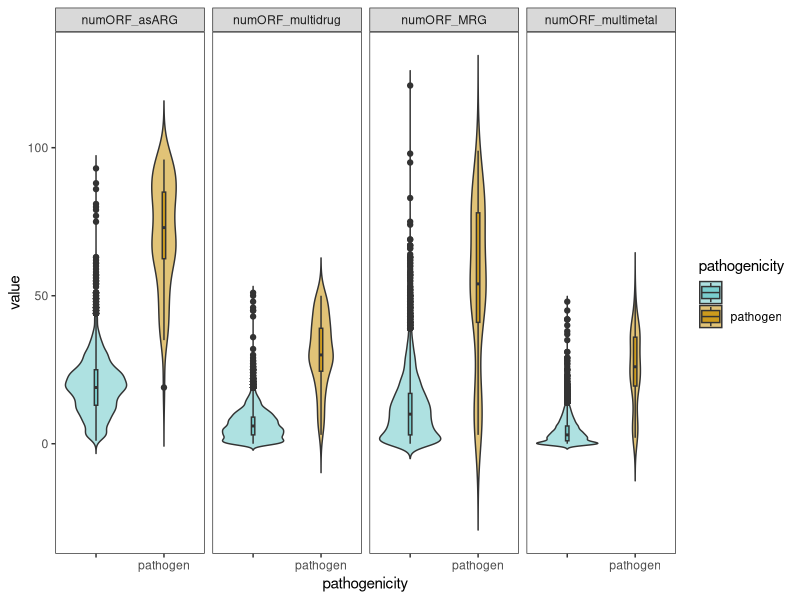

R code for this plot: (Note: this script raises an error after producing the figure.)
rm(list = ls())


library(data.table)
plotDat <- fread("_data/pathogen_vs_nonpathogen.txt", data.table = F)

plotDat$variable <- factor(plotDat$variable, levels =  c("numORF_asARG", "numORF_multidrug", "numORF_MRG","numORF_multimetal"))
library(ggpubr)

p<-ggplot(plotDat) + 
  geom_violin(aes(x=pathogenicity, y=value, fill=pathogenicity), alpha=0.6, trim = F) +
  scale_fill_manual(values = c("darkslategray3", "goldenrod3")) +
  facet_grid(.~variable) +
  geom_boxplot(aes(x=pathogenicity, y=value, fill=pathogenicity),width=0.05) +
  theme_bw() + theme(panel.background = element_blank(),
                     panel.grid = element_blank()) 


p
ggsave(p, filename = "FigS19.violin_pathogen.other.pdf", device = "pdf", width = 12, height = 3)


p<-ggviolin(plotDat.l, x = "pathogenicity", y = "value",
            color = "pathogenicity", palette = "jco",
            add = "mean_sd", #add.params = list(width  = "0.3"),
            facet.by = "variable", short.panel.labs = FALSE)+
  stat_compare_means( label = "p.format")
p
